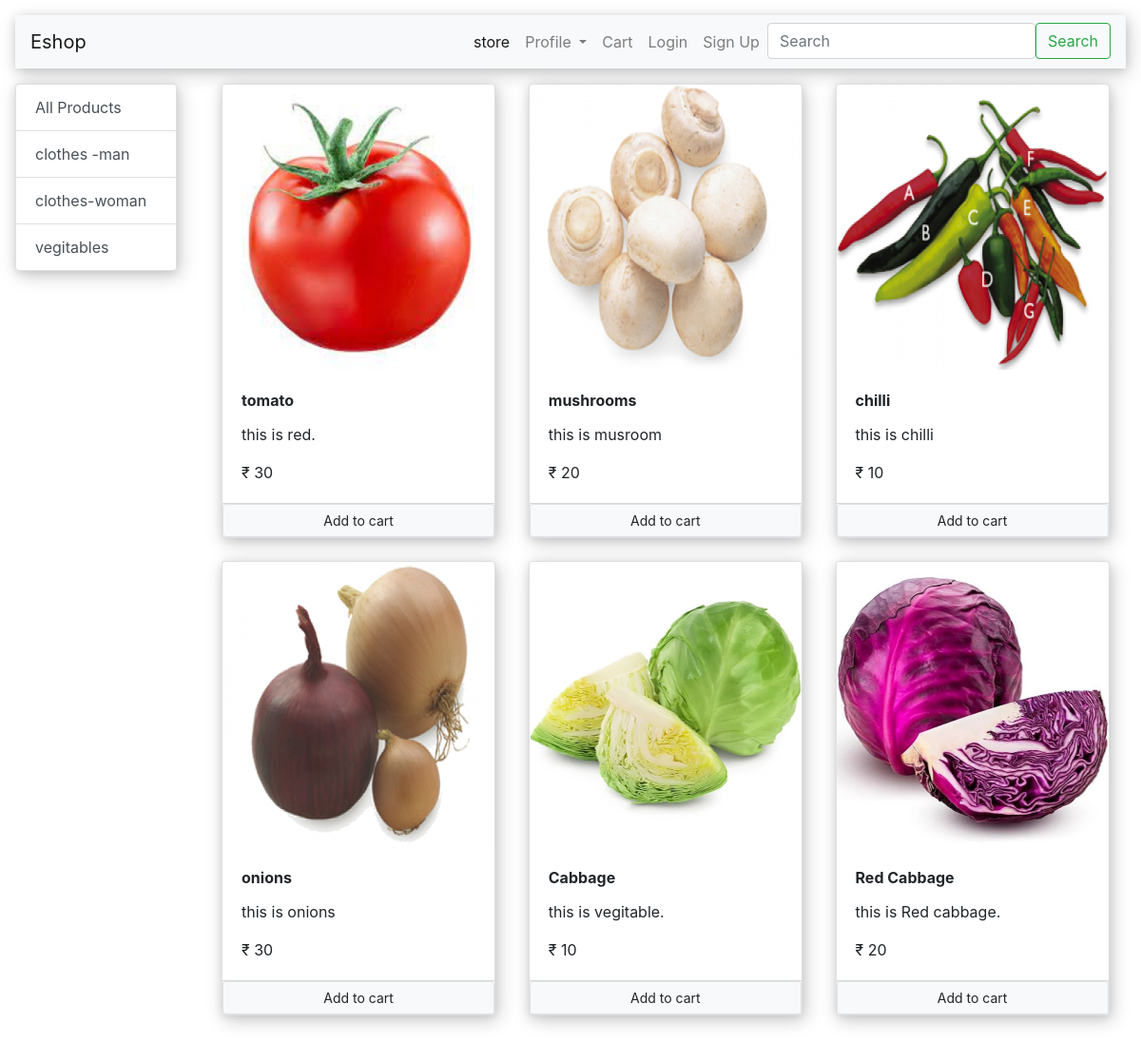
Screenshot of /?category=3 with the database file from the repository.
### store/models/category.py (models this page shows, shortened)
class Category(models.Model):
    name = models.CharField(max_length=20)
    @staticmethod
    def get_all_categories():
        return Category.objects.all()

### store/models/product.py (models this page shows, shortened)
class Product(models.Model):
    name = models.CharField(max_length=30)
    price = models.IntegerField(default=0)
    category = models.ForeignKey(Category, on_delete=models.CASCADE)
    description = models.TextField(max_length=500, default='', null=True, blank=True)
    image = models.ImageField(upload_to='uploads/Products/')
    @staticmethod
    def get_all_products_by_category_id(category_id):
        if category_id:
            return Product.objects.filter(category=category_id)
        else:
            return Product.get_all_products()

### store/views/home.py (the view, shortened to what this page needs)
# urls.py: path('', Index.as_view(), name='homepage'),
class Index(View):
    def get(self, request):
        products = None
        categories = Category.get_all_categories()
        categoryID = request.GET.get('category')
        if categoryID:
            products = Product.get_all_products_by_category_id(categoryID)
        else:
            products = Product.get_all_products()
        data = {}
        data['products'] = products
        data['categories'] = categories
        print('you are :', request.session.get('email'))
        return render(request, 'index.html', data)

### store/templatetags/custom_filter.py (called while the page is built)
@register.filter(name='currency')
def currency(number):
    return '₹ ' + str(number)

### store/templates/index.html (shortened to what this page needs)
{% extends 'base.html' %}
{% block content %}
{% load cart%}
{% load custom_filter %}
<div class="row">
    <div class="col-lg-2 mx-auto">
        <div class="list-group" style="box-shadow: 0 2px 10px rgba(0,0,0,.1),3px 5px 20px rgba(0,0,0,.2);">
            <a href="/" class="list-group-item list-group-item-action" aria-current="true">
                All Products
            </a>
            {% for category in categories %}
            <a href="/?category={{category.id}}" class="list-group-item list-group-item-action" aria-current="true">
                {{category.name}}
            </a>
            {% endfor %}
        </div>
    </div>
    <div id="products" class="col-lg-10 mx-auto">
        <div class="row mx-auto">
            {% for product in products %}
            <div class="card mx-auto mb-4" style="width: 18rem;box-shadow: 0 2px 10px rgba(0,0,0,.1),3px 5px 20px rgba(0,0,0,.2);" id="{{product.id}}">
                <img src="{{product.image.url}}" class="card-img-top" alt="..." height="300">
                <div class="card-body">
                    <b>
                        <p class="card-title">{{product.name}}</p>
                    </b>
                    <p class="card-text"> {{product.description}}</p>
                    <p class="card-text"> {{product.price|currency}}</p>
                </div>
                <div class="card-footer p-0 no-gutters">
                    {% if product|is_in_cart:request.session.cart %}
                    <div class="row no-gutters">
                        <form action="/#{{product.id}}" method="post" class="col-2 ">
                            {% csrf_token %}
                            <input type="text" hidden name="product" value="{{product.id}}">
                            <input type="text" hidden name="remove" value="true">
                            <input type="submit" value="-" class="btn btn-block btn-secondary">
                        </form>
                        <div class="text-center col">
                            {{product|cart_quantity:request.session.cart}} in cart
                        </div>
                        <form action="/#{{product.id}}" method="post" class="col-2 ">
                            {% csrf_token %}
                            <input type="text" hidden name="product" value="{{product.id}}">
                            <input type="submit" value="+" class="btn btn-block btn-secondary">
                        </form>
                    </div>
                    {% else %}
                    <form action="/#{{product.id}}" method="post" class="btn-block">
                        <input type="submit" value="Add to cart" class="form-control btn btn-light border btn-sm">
                    </form>
                    {% endif %}
                </div>
            </div>
            {% endfor %}
        </div>
    </div>
</div>
{% endblock %}

### rows the page displays
Category: name "clothes -man"
Category: name "clothes-woman"
Category: name "vegitables"
Product: image (picture), name "tomato", description "this is red.", price "₹ 30"
Product: image (picture), name "mushrooms", description "this is musroom", price "₹ 20"
Product: image (picture), name "chilli", description "this is chilli", price "₹ 10"
Product: image (picture), name "onions", description "this is onions", price "₹ 30"
Product: image (picture), name "Cabbage", description "this is vegitable.", price "₹ 10"
Product: image (picture), name "Red Cabbage", description "this is Red cabbage.", price "₹ 20"
